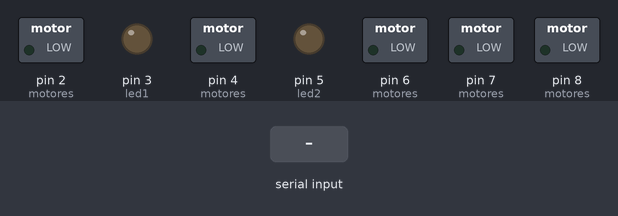
A sketch run on a simulated Arduino Uno, built with avr-gcc and run on an emulated ATmega328P. On the bench: switched loads named in the sketch (green lamp = pin HIGH), output pins drawn as LEDs (lit = HIGH). The test bench sets the inputs (shaded band).

Above: at 1.2 s.
1.3 s: "Arriba" received over the second serial link
At 2.5 s:
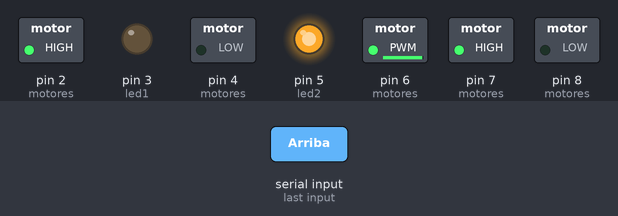
2.8 s: "Izquierda" received over the second serial link
At 3.5 s:
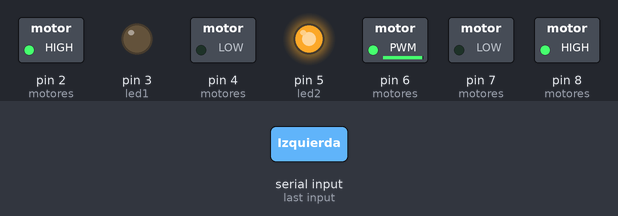
4.3 s: "Off" received over the second serial link
At 4.9 s:
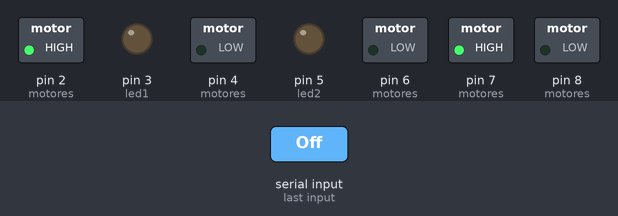
5.8 s: "Down" received over the second serial link
At 6.4 s:
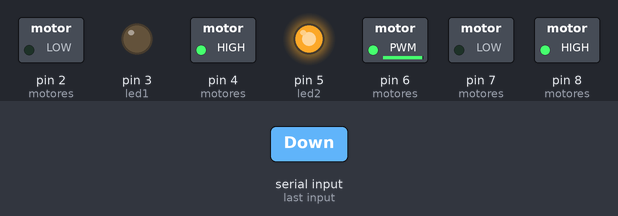
7.3 s: "Derecha" received over the second serial link
At 8.6 s:
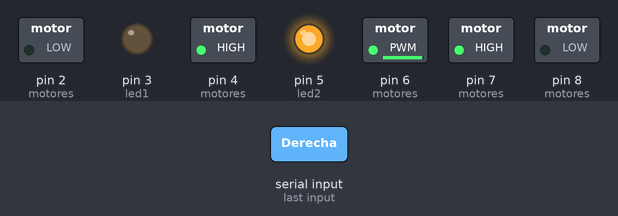
Timing chart, 0 to 9.8 s (numbered marks = the images above; inputs shaded):
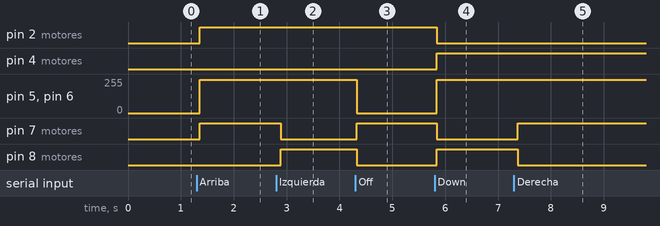

Measured:
- after the input at 1.3 s, pin 2 (motores), pin 7 (motores): LOW → HIGH after 0.06 s; pin 5 (led2), pin 6 (motores): 0/255 → 250/255 after 0.06 s
- after the input at 2.8 s, pin 7 (motores): HIGH → LOW after 0.09 s; pin 8 (motores): LOW → HIGH after 0.09 s
- after the input at 4.3 s, pin 5 (led2), pin 6 (motores): 250/255 → 0/255 at once; pin 7 (motores): LOW → HIGH at once; pin 8 (motores): HIGH → LOW at once
- after the input at 5.8 s, pin 2 (motores), pin 7 (motores): HIGH → LOW at once; pin 4 (motores), pin 8 (motores): LOW → HIGH at once; pin 5 (led2), pin 6 (motores): 0/255 → 250/255 at once
- after the input at 7.3 s, pin 7 (motores): LOW → HIGH after 0.07 s; pin 8 (motores): HIGH → LOW after 0.07 s

The sketch:

blue.ino
```cpp
#include <SoftwareSerial.h>
SoftwareSerial blue(10,11);

#define led1 3
#define led2 5
String comando;

void motores(int m1, int m2){
    //m1 y m2 son las velocidades del primer
   // y segundo motor, entre -255 y 255

   //Declarar los pines para el motor 1
   pinMode(7, OUTPUT);
   pinMode(8, OUTPUT);
   pinMode(5, OUTPUT);

   //Declarar los pines para el motor 2
   pinMode(2, OUTPUT);
   pinMode(4, OUTPUT);
   pinMode(6, OUTPUT);

   //Invertir el giro del motor 1 si es necesario
   if(m1 < 0){
      digitalWrite(8, HIGH);
      digitalWrite(7, LOW);
      m1 = -m1;
   }
   else{
      digitalWrite(8, LOW);
      digitalWrite(7,HIGH);
   }


   //Invertir el giro del motor 2 si es necesario
   if(m2 < 0){
      digitalWrite(4, HIGH);
      digitalWrite(2, LOW);
      m2 = -m2;
   }
   else{
      digitalWrite(4, LOW);
      digitalWrite(2,HIGH);
   }

   //Generar pulso PWM
   analogWrite(5, m1);
   analogWrite(6, m2);
}

void setup() {
  // put your setup code here, to run once:
  pinMode(led1,OUTPUT);
  pinMode(led2,OUTPUT);

  Serial.begin(9600);
  blue.begin(9600);

}

void loop() {
  // put your main code here, to run repeatedly:
  comando = "";

  if(blue.available()){
    while(blue.available()){
      char caracter = blue.read();

      comando += caracter;
      delay(10);
    }
    if(comando == "Arriba"){
      motores(250,250);
    }
    else if(comando == "Izquierda"){
      motores(-250, 250);
    }
    else if(comando == "Off"){
      motores(0,0);
    }
    else if(comando == "Down") {
      motores(-250,-250);
    }
    else if(comando == "Derecha"){
      motores(250,-250);
    }
  }
}
```
